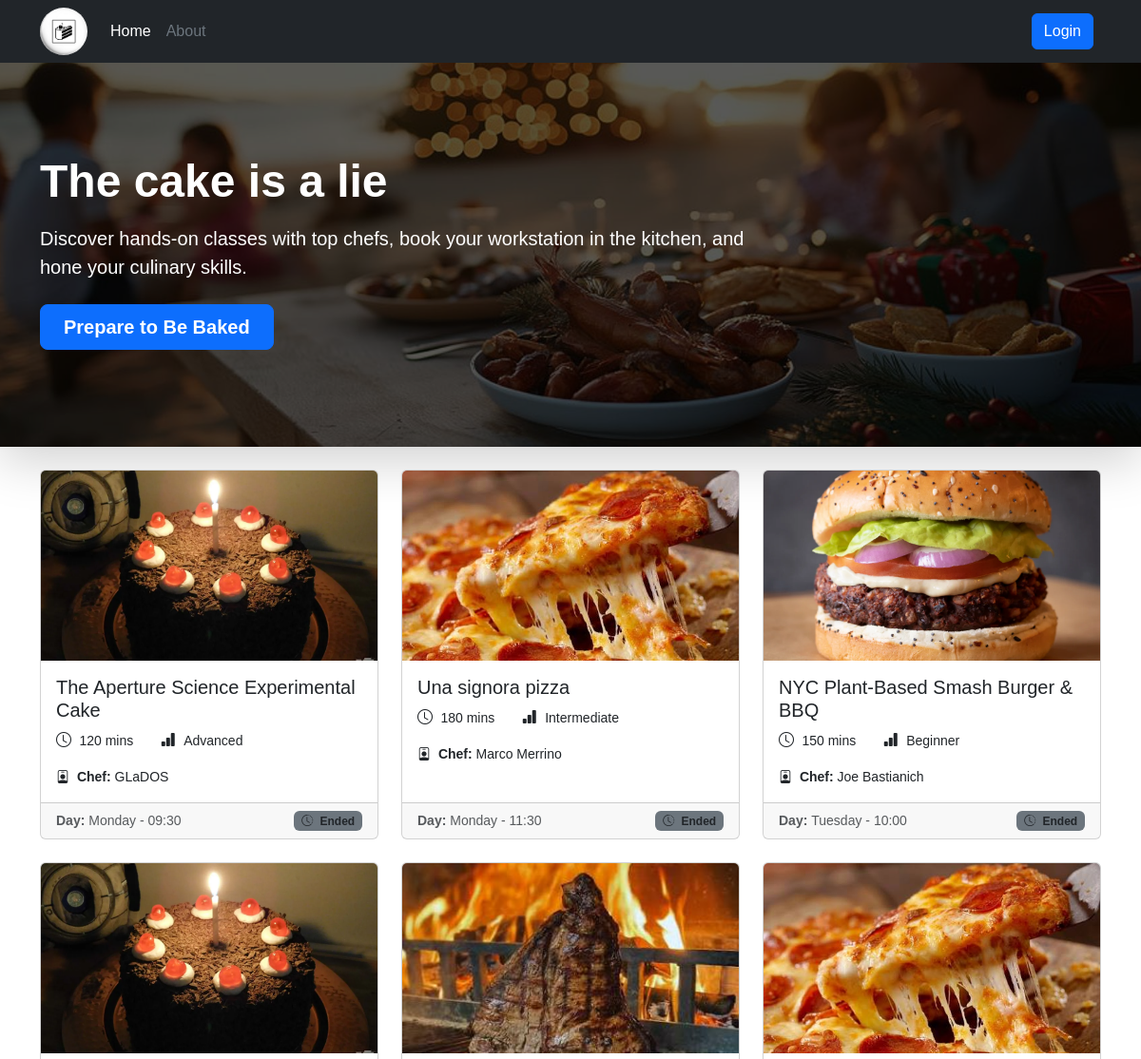
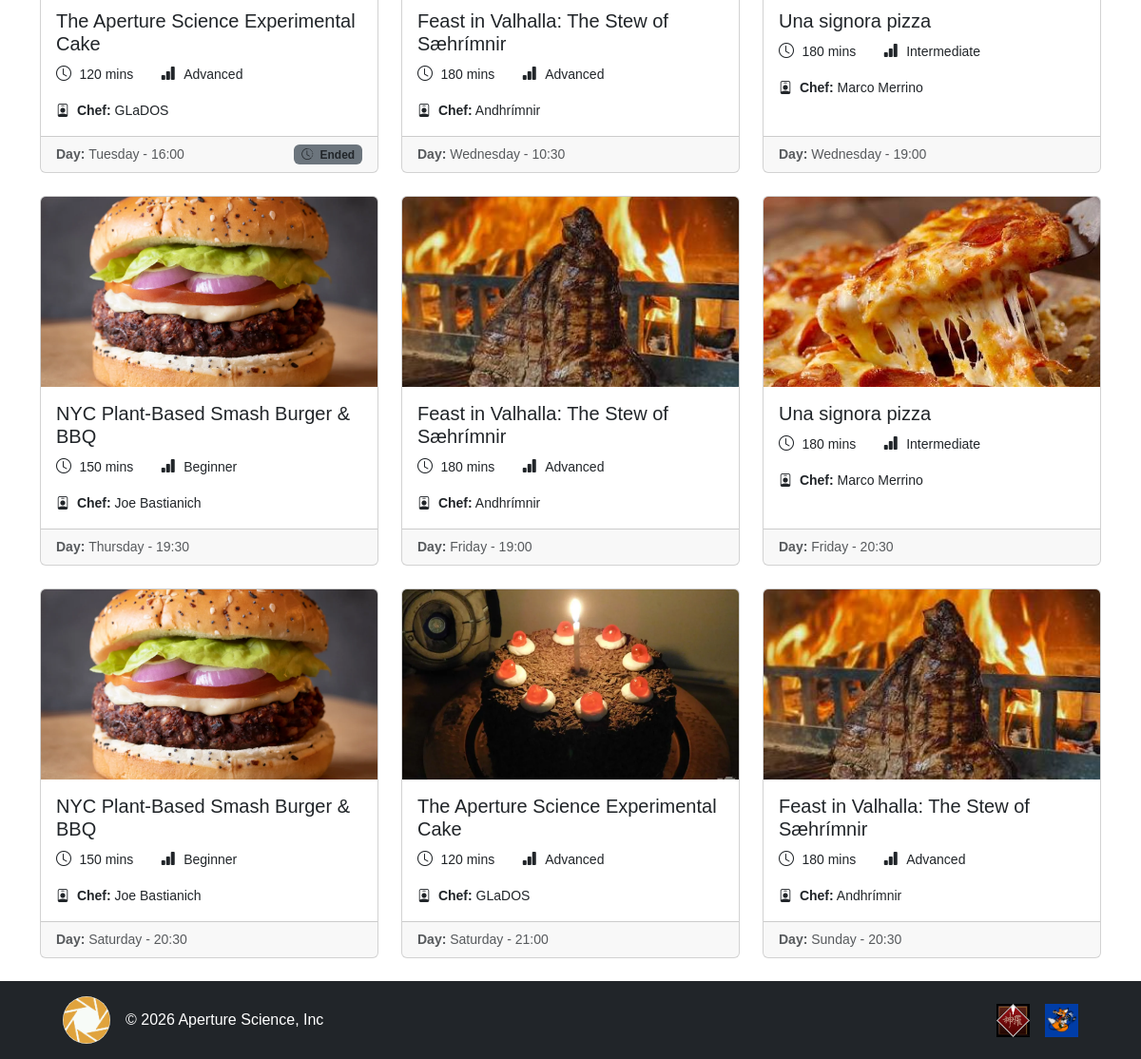
The page / on the database its author committed (2 pictures, top to bottom).
### tables this page shows
CREATE TABLE "CLASS_SESSION" (
	"id"	INTEGER NOT NULL UNIQUE,
	"max_capacity"	INTEGER NOT NULL,
	"start_time"	TEXT NOT NULL,
	"day_of_week"	TEXT NOT NULL,
	"kitchen"	TEXT NOT NULL,
	"COOKING_CLASS_id"	INTEGER NOT NULL,
	PRIMARY KEY("id" AUTOINCREMENT),
	FOREIGN KEY("COOKING_CLASS_id") REFERENCES "COOKING_CLASS"("id") ON DELETE CASCADE
);

CREATE TABLE "COOKING_CLASS" (
	"id"	INTEGER NOT NULL UNIQUE,
	"cuisine"	TEXT NOT NULL,
	"title"	TEXT NOT NULL,
	"duration"	INTEGER NOT NULL,
	"difficulty"	TEXT NOT NULL CHECK("difficulty" IN ('Beginner', 'Intermediate', 'Advanced')),
	"chef_name"	TEXT NOT NULL,
	"description"	TEXT NOT NULL,
	"dietary_category"	TEXT NOT NULL CHECK("dietary_category" IN ('Standard', 'Vegetarian', 'Vegan', 'Gluten-free')),
	"photo_1"	TEXT NOT NULL,
	"photo_2"	TEXT NOT NULL,
	"photo_3"	TEXT NOT NULL,
	"USER_email"	TEXT NOT NULL,
	PRIMARY KEY("id" AUTOINCREMENT),
	FOREIGN KEY("USER_email") REFERENCES "USER"("email") ON DELETE CASCADE
);

### app.py (the view)
@app.route("/")
def home():
    session_classes = cooking_class_dao.get_all_sessions()
    passed_sessions = []
    for session in session_classes:
        if booking_dao.check_end_of_session(session["day_of_week"], session["start_time"], session["duration"]):
            passed_sessions.append(session["id"])
    user_bookings = {}
    if current_user.is_authenticated:
        for session in session_classes:
            status = booking_dao.check_existing_booking(current_user.email, session["id"])
            if status:
                user_bookings[session["id"]] = status
    return render_template("public/index.html", session_classes=session_classes, user_bookings=user_bookings, passed_sessions=passed_sessions)

### dao/booking_dao.py (called while the page is built)
def check_end_of_session(day, time, duration):
    session_start_time = utilities_dao.get_week_time(day, time)
    session_duration = utilities_dao.get_minutes(duration)
    session_end_time = session_start_time + session_duration
    current_time = utilities_dao.get_week_time(utilities_dao.CURRENT_DAY, utilities_dao.CURRENT_TIME)
    return current_time >= session_end_time

### dao/cooking_class_dao.py (called while the page is built)
def get_all_sessions():
    conn = utilities_dao.db_connect()
    cursor = conn.cursor()
    cursor.execute("""
        SELECT *
        FROM CLASS_SESSION
        JOIN COOKING_CLASS ON CLASS_SESSION.COOKING_CLASS_id = COOKING_CLASS.id
        """)
    sessions = cursor.fetchall()
    sessions.sort(key=lambda s: (utilities_dao.DAYS.index(s["day_of_week"]), s["start_time"]))
    utilities_dao.close_connection(conn, cursor)
    return sessions

### dao/utilities_dao.py (called while the page is built)
def db_connect():
    conn = sqlite3.connect(DATABASE)
    conn.row_factory = sqlite3.Row
    return conn

def close_connection(conn, cursor):
    conn.commit()
    cursor.close()
    conn.close()

def get_week_time(day, time_str):
    hours, minutes = time_str.split(":")
    return datetime.timedelta(days=DAYS.index(day), hours=int(hours), minutes=int(minutes))

def get_minutes(time_str):
    return datetime.timedelta(minutes=int(time_str))

### templates/public/index.html (shortened to what this page needs)
{% extends "base.html" %}
{% block content %}
<section class="hero-section">
    <div class="shadow-lg position-relative overflow-hidden hero-banner">
        <div class="position-absolute top-0 start-0 w-100 h-100 d-flex align-items-center hero-mask">
            <div class="container">
                <div class="text-white col-lg-8">
                    <h1 class="display-5 fw-bold mb-3">The cake is a lie</h1>
                    <p class="lead mb-4">
                        Discover hands-on classes with top chefs, book your workstation in the kitchen, and hone your
                        culinary skills.
                    </p>
                    <div class="d-grid gap-2 d-sm-flex">
                        <a href="#sessions-list" class="btn btn-primary btn-lg px-4 gap-3 fw-bold">Prepare to Be
                            Baked</a>
                    </div>
                </div>
            </div>
        </div>
    </div>
</section>
<div id="sessions-list" class="container my-4">
    {% if session_classes %}
    <div class="row g-4">
        {% for session in session_classes %}
        <div class="col-12 col-md-6 col-lg-4">
            <div class="card h-100">
                <img src="{{ url_for('static', filename='img/classes/' ~ session.photo_1) }}" alt="{{ session.title }}"
                    class="card-img-top object-fit-cover card-session-img">
                <div class="card-body">
                    <h5 class="card-title">
                        <a href="{{ url_for('session_details', session_id=session.id) }}"
                            class="stretched-link text-decoration-none text-dark">
                            {{ session.title }}
                        </a>
                    </h5>
                    <ul class="mb-3 list-inline">
                        <li class="list-inline-item">
                            <i class="bi bi-clock me-1"></i>
                            <span class="small">{{ session.duration }} mins</span>
                        </li>
                        <li class="list-inline-item ms-3">
                            <i class="bi bi-bar-chart-fill me-1"></i>
                            <span class="small">{{ session.difficulty }}</span>
                        </li>
                    </ul>
                    <p class="small mb-0">
                        <i class="bi bi-person-badge me-1"></i>
                        <strong>Chef:</strong> {{ session.chef_name }}
                    </p>
                </div>
                <div class="card-footer d-flex justify-content-between mt-0">
                    <small class="text-body-secondary"><strong>Day: </strong>{{ session.day_of_week }} - {{
                        session.start_time }}</small>
                    {% if session.id in passed_sessions %}
                        {% if user_bookings.get(session.id) == 'ENROLLED' %}
                        <span class="badge bg-secondary">
                            <i class="bi bi-check-circle me-1"></i> Attended
                        </span>
                        {% else %}
                        <span class="badge bg-secondary text-dark">
                            <i class="bi bi-clock-history me-1"></i> Ended
                        </span>
                        {% endif %}
                    {% endif %}
                </div>
            </div>
        </div>
        {% endfor %}
    </div>
    {% endif %}
</div>
{% endblock %}

### static/css/root.css (style rules this page uses)
html { scrollbar-width: thin; scrollbar-color: #0072FA #212529; scroll-behavior: smooth; }
body { padding-top: 60px; overflow-x: hidden; font-family: Verdana, Geneva, Tahoma, sans-serif; }

### static/css/index.css (style rules this page uses)
.hero-banner { background-image: url('../img/home/hero.jpg'); background-size: cover; background-position: center; min-height: 410px; }
.hero-mask { background-color: rgba(0, 0, 0, 0.65); }
.card-session-img { height: 200px; }
#sessions-list { scroll-margin-top: 60px; }

### rows shown on the page
CLASS_SESSION: photo_1 (picture), title "The Aperture Science Experimental Cake", duration "120", difficulty "Advanced", chef_name "GLaDOS", day_of_week "Monday", start_time "09:30", shows "Ended"
CLASS_SESSION: photo_1 (picture), title "Una signora pizza", duration "180", difficulty "Intermediate", chef_name "Marco Merrino", day_of_week "Monday", start_time "11:30", shows "Ended"
CLASS_SESSION: photo_1 (picture), title "NYC Plant-Based Smash Burger & BBQ", duration "150", difficulty "Beginner", chef_name "Joe Bastianich", day_of_week "Tuesday", start_time "10:00", shows "Ended"
CLASS_SESSION: photo_1 (picture), title "The Aperture Science Experimental Cake", duration "120", difficulty "Advanced", chef_name "GLaDOS", day_of_week "Tuesday", start_time "16:00", shows "Ended"
CLASS_SESSION: photo_1 (picture), title "Feast in Valhalla: The Stew of Sæhrímnir", duration "180", difficulty "Advanced", chef_name "Andhrímnir", day_of_week "Wednesday", start_time "10:30"
CLASS_SESSION: photo_1 (picture), title "Una signora pizza", duration "180", difficulty "Intermediate", chef_name "Marco Merrino", day_of_week "Wednesday", start_time "19:00"
CLASS_SESSION: photo_1 (picture), title "NYC Plant-Based Smash Burger & BBQ", duration "150", difficulty "Beginner", chef_name "Joe Bastianich", day_of_week "Thursday", start_time "19:30"
CLASS_SESSION: photo_1 (picture), title "Feast in Valhalla: The Stew of Sæhrímnir", duration "180", difficulty "Advanced", chef_name "Andhrímnir", day_of_week "Friday", start_time "19:00"
CLASS_SESSION: photo_1 (picture), title "Una signora pizza", duration "180", difficulty "Intermediate", chef_name "Marco Merrino", day_of_week "Friday", start_time "20:30"
CLASS_SESSION: photo_1 (picture), title "NYC Plant-Based Smash Burger & BBQ", duration "150", difficulty "Beginner", chef_name "Joe Bastianich", day_of_week "Saturday", start_time "20:30"
CLASS_SESSION: photo_1 (picture), title "The Aperture Science Experimental Cake", duration "120", difficulty "Advanced", chef_name "GLaDOS", day_of_week "Saturday", start_time "21:00"
CLASS_SESSION: photo_1 (picture), title "Feast in Valhalla: The Stew of Sæhrímnir", duration "180", difficulty "Advanced", chef_name "Andhrímnir", day_of_week "Sunday", start_time "20:30"
